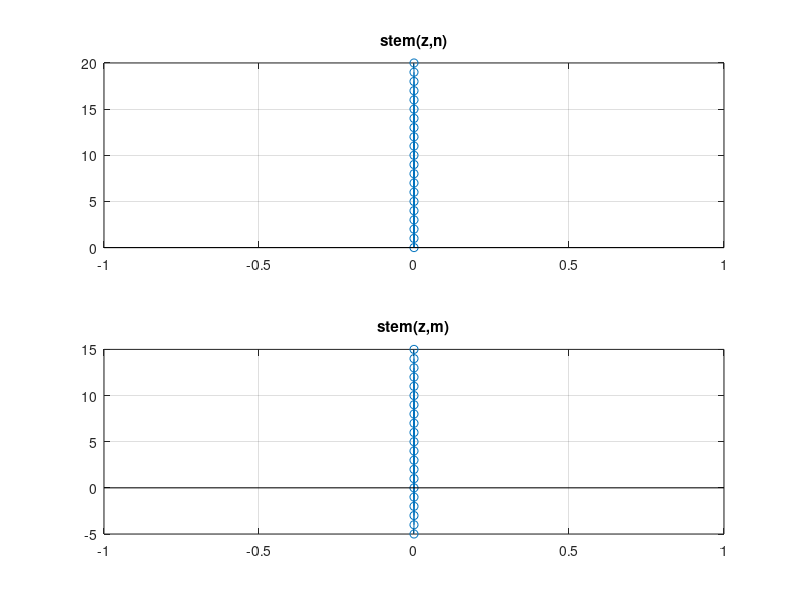
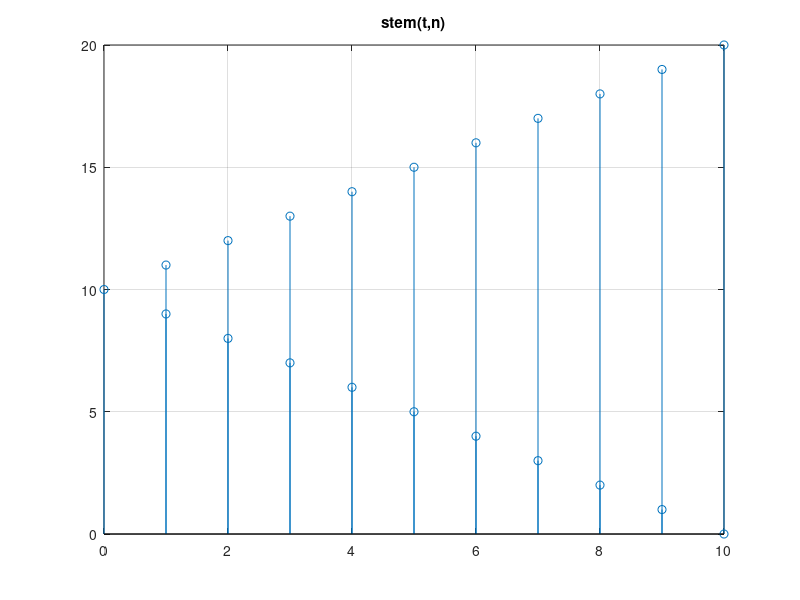
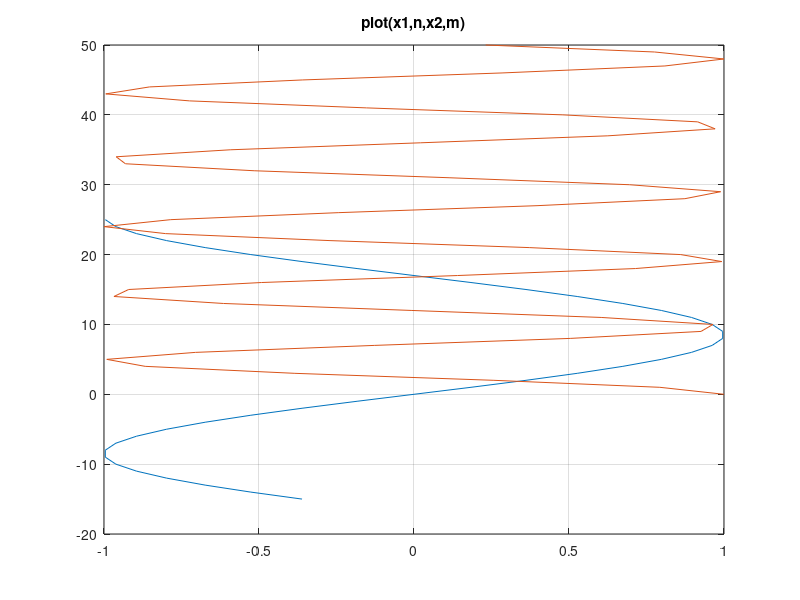
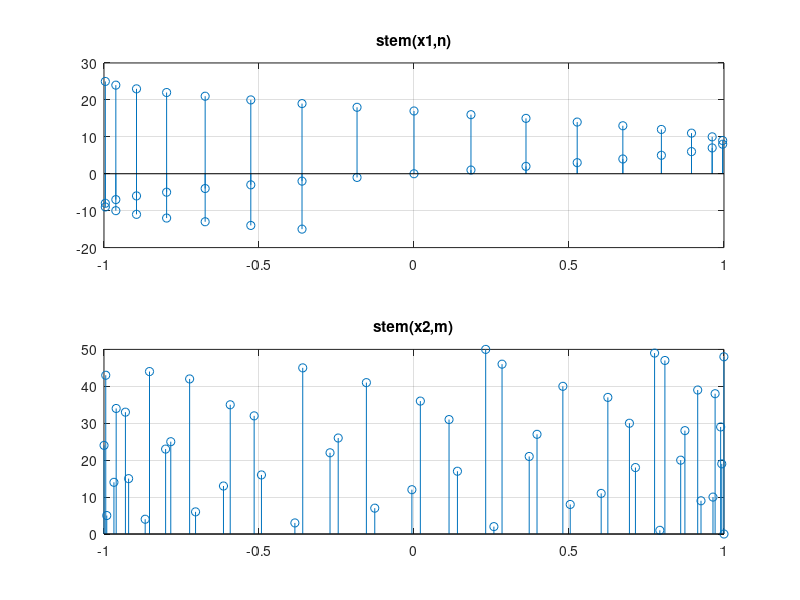

MATLAB code for these plots, in order:
%a)
%se declara vectorii
z = zeros(1,21);
n = 0:20;
m = -5:15;

%subplot arata 2 grafice separate in aceiasi fereastra
%title se foloseste pentru a da nume graficelor
%grid traseaza o retea de linii
figure(1)
subplot(2,1,1),stem(z,n),title('stem(z,n)'),grid
subplot(2,1,2),stem(z,m),title('stem(z,m)'),grid


%b)
%se creeaza vectorul t
t = abs(10-n);
%pentru a arata graficul intr-o alta fereastra se foloseste figure 
figure(2)
%se reprezinta grafic
stem(t,n),title('stem(t,n)'),grid


%c)
%se creeaza vectorii
figure(3)
n = -15:25;
x1 = sin((pi/17)*n);
m = 0:50;
x2 = cos((pi/sqrt(23))*m);

%se foloseste plot deoarece stem nu functioneaza pentru afisarea mai multor grafice
%intr-o singura fereastra grafica
plot(x1,n,x2,m),title('plot(x1,n,x2,m)'),grid

figure(4)
subplot(2,1,1),stem(x1,n),title('stem(x1,n)'),grid
subplot(2,1,2),stem(x2,m),title('stem(x2,m)'),grid
